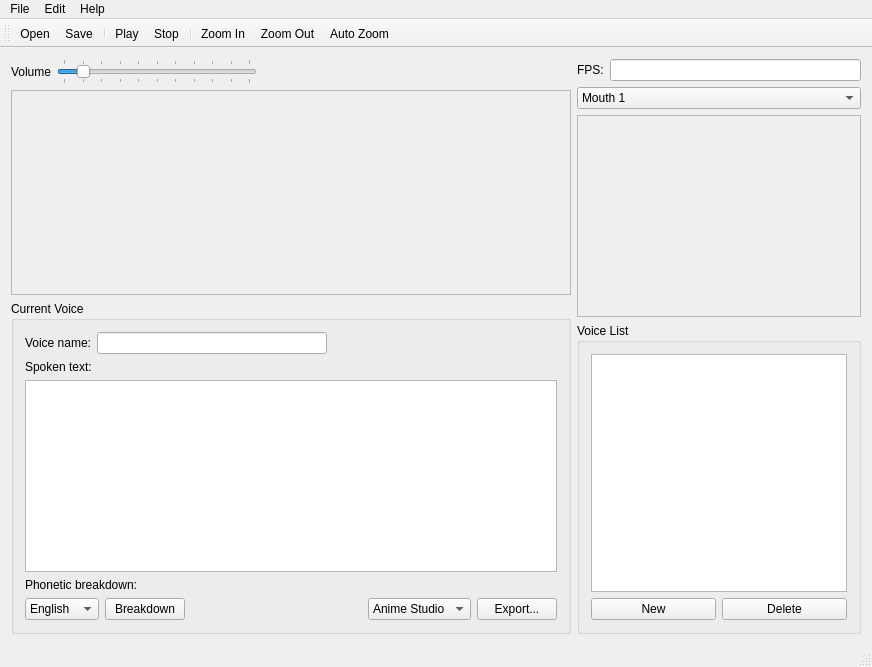
<?xml version="1.0" encoding="UTF-8"?>
<ui version="4.0">
 <class>MainWindow</class>
 <widget class="QMainWindow" name="MainWindow">
  <property name="geometry">
   <rect>
    <x>0</x>
    <y>0</y>
    <width>872</width>
    <height>667</height>
   </rect>
  </property>
  <property name="windowTitle">
   <string>Papagayo</string>
  </property>
  <widget class="QWidget" name="centralWidget">
   <layout class="QHBoxLayout" name="horizontalLayout_6">
    <item>
     <layout class="QVBoxLayout" name="verticalLayout_5">
      <item>
       <layout class="QHBoxLayout" name="horizontalLayout_8">
        <item>
         <widget class="QLabel" name="label_5">
          <property name="text">
           <string>Volume</string>
          </property>
         </widget>
        </item>
        <item>
         <widget class="QSlider" name="volumeSlider">
          <property name="enabled">
           <bool>true</bool>
          </property>
          <property name="sizePolicy">
           <sizepolicy hsizetype="Minimum" vsizetype="Fixed">
            <horstretch>0</horstretch>
            <verstretch>0</verstretch>
           </sizepolicy>
          </property>
          <property name="minimumSize">
           <size>
            <width>200</width>
            <height>0</height>
           </size>
          </property>
          <property name="autoFillBackground">
           <bool>false</bool>
          </property>
          <property name="maximum">
           <number>100</number>
          </property>
          <property name="value">
           <number>10</number>
          </property>
          <property name="orientation">
           <enum>Qt::Horizontal</enum>
          </property>
          <property name="tickPosition">
           <enum>QSlider::TicksBothSides</enum>
          </property>
          <property name="tickInterval">
           <number>10</number>
          </property>
         </widget>
        </item>
        <item>
         <spacer name="horizontalSpacer">
          <property name="orientation">
           <enum>Qt::Horizontal</enum>
          </property>
          <property name="sizeHint" stdset="0">
           <size>
            <width>40</width>
            <height>20</height>
           </size>
          </property>
         </spacer>
        </item>
       </layout>
      </item>
      <item>
       <widget class="QScrollArea" name="scrollArea">
        <property name="verticalScrollBarPolicy">
         <enum>Qt::ScrollBarAsNeeded</enum>
        </property>
        <property name="widgetResizable">
         <bool>true</bool>
        </property>
        <widget class="WaveformView" name="waveformView">
         <property name="geometry">
          <rect>
           <x>0</x>
           <y>0</y>
           <width>560</width>
           <height>171</height>
          </rect>
         </property>
        </widget>
       </widget>
      </item>
      <item>
       <widget class="QGroupBox" name="groupBox_2">
        <property name="sizePolicy">
         <sizepolicy hsizetype="Preferred" vsizetype="Fixed">
          <horstretch>0</horstretch>
          <verstretch>0</verstretch>
         </sizepolicy>
        </property>
        <property name="title">
         <string>Current Voice</string>
        </property>
        <layout class="QVBoxLayout" name="verticalLayout_3">
         <item>
          <layout class="QHBoxLayout" name="horizontalLayout_4">
           <item>
            <widget class="QLabel" name="label_2">
             <property name="text">
              <string>Voice name:</string>
             </property>
             <property name="buddy">
              <cstring>voiceName</cstring>
             </property>
            </widget>
           </item>
           <item>
            <widget class="QLineEdit" name="voiceName"/>
           </item>
           <item>
            <spacer name="horizontalSpacer_4">
             <property name="orientation">
              <enum>Qt::Horizontal</enum>
             </property>
             <property name="sizeHint" stdset="0">
              <size>
               <width>40</width>
               <height>20</height>
              </size>
             </property>
            </spacer>
           </item>
          </layout>
         </item>
         <item>
          <widget class="QLabel" name="label_3">
           <property name="text">
            <string>Spoken text:</string>
           </property>
           <property name="buddy">
            <cstring>voiceText</cstring>
           </property>
          </widget>
         </item>
         <item>
          <widget class="QPlainTextEdit" name="voiceText">
           <property name="sizePolicy">
            <sizepolicy hsizetype="Expanding" vsizetype="Fixed">
             <horstretch>0</horstretch>
             <verstretch>0</verstretch>
            </sizepolicy>
           </property>
          </widget>
         </item>
         <item>
          <widget class="QLabel" name="label_4">
           <property name="text">
            <string>Phonetic breakdown:</string>
           </property>
          </widget>
         </item>
         <item>
          <layout class="QHBoxLayout" name="horizontalLayout_3">
           <item>
            <widget class="QComboBox" name="languageChoice">
             <item>
              <property name="text">
               <string>English</string>
              </property>
             </item>
             <item>
              <property name="text">
               <string>Spanish</string>
              </property>
             </item>
             <item>
              <property name="text">
               <string>Italian</string>
              </property>
             </item>
            </widget>
           </item>
           <item>
            <widget class="QPushButton" name="breakdownButton">
             <property name="text">
              <string>Breakdown</string>
             </property>
            </widget>
           </item>
           <item>
            <spacer name="horizontalSpacer_2">
             <property name="orientation">
              <enum>Qt::Horizontal</enum>
             </property>
             <property name="sizeHint" stdset="0">
              <size>
               <width>40</width>
               <height>20</height>
              </size>
             </property>
            </spacer>
           </item>
           <item>
            <widget class="QComboBox" name="exportChoice">
             <item>
              <property name="text">
               <string>Anime Studio</string>
              </property>
             </item>
            </widget>
           </item>
           <item>
            <widget class="QPushButton" name="exportButton">
             <property name="text">
              <string>Export...</string>
             </property>
            </widget>
           </item>
          </layout>
         </item>
        </layout>
       </widget>
      </item>
     </layout>
    </item>
    <item>
     <layout class="QVBoxLayout" name="verticalLayout">
      <item>
       <layout class="QHBoxLayout" name="horizontalLayout">
        <item>
         <widget class="QLabel" name="label">
          <property name="text">
           <string>FPS:</string>
          </property>
          <property name="buddy">
           <cstring>fpsEdit</cstring>
          </property>
         </widget>
        </item>
        <item>
         <widget class="QLineEdit" name="fpsEdit">
          <property name="sizePolicy">
           <sizepolicy hsizetype="Preferred" vsizetype="Fixed">
            <horstretch>1</horstretch>
            <verstretch>0</verstretch>
           </sizepolicy>
          </property>
         </widget>
        </item>
       </layout>
      </item>
      <item>
       <widget class="QComboBox" name="comboBox">
        <property name="sizePolicy">
         <sizepolicy hsizetype="Preferred" vsizetype="Fixed">
          <horstretch>0</horstretch>
          <verstretch>0</verstretch>
         </sizepolicy>
        </property>
        <property name="minimumSize">
         <size>
          <width>0</width>
          <height>0</height>
         </size>
        </property>
        <property name="maximumSize">
         <size>
          <width>16777215</width>
          <height>16777215</height>
         </size>
        </property>
        <item>
         <property name="text">
          <string>Mouth 1</string>
         </property>
        </item>
        <item>
         <property name="text">
          <string>Mouth 2</string>
         </property>
        </item>
        <item>
         <property name="text">
          <string>Gary C Martin</string>
         </property>
        </item>
        <item>
         <property name="text">
          <string>Preston Blair</string>
         </property>
        </item>
       </widget>
      </item>
      <item>
       <widget class="QFrame" name="frame">
        <property name="sizePolicy">
         <sizepolicy hsizetype="Minimum" vsizetype="Fixed">
          <horstretch>0</horstretch>
          <verstretch>0</verstretch>
         </sizepolicy>
        </property>
        <property name="frameShape">
         <enum>QFrame::StyledPanel</enum>
        </property>
        <property name="frameShadow">
         <enum>QFrame::Raised</enum>
        </property>
        <layout class="QHBoxLayout" name="horizontalLayout_5">
         <property name="leftMargin">
          <number>0</number>
         </property>
         <property name="topMargin">
          <number>0</number>
         </property>
         <property name="rightMargin">
          <number>0</number>
         </property>
         <property name="bottomMargin">
          <number>0</number>
         </property>
         <item>
          <widget class="MouthView" name="mouthView" native="true">
           <property name="sizePolicy">
            <sizepolicy hsizetype="Minimum" vsizetype="Fixed">
             <horstretch>0</horstretch>
             <verstretch>0</verstretch>
            </sizepolicy>
           </property>
           <property name="minimumSize">
            <size>
             <width>200</width>
             <height>200</height>
            </size>
           </property>
           <property name="maximumSize">
            <size>
             <width>16777215</width>
             <height>16777215</height>
            </size>
           </property>
           <property name="styleSheet">
            <string notr="true"/>
           </property>
          </widget>
         </item>
        </layout>
       </widget>
      </item>
      <item>
       <widget class="QGroupBox" name="groupBox">
        <property name="sizePolicy">
         <sizepolicy hsizetype="Preferred" vsizetype="Preferred">
          <horstretch>0</horstretch>
          <verstretch>0</verstretch>
         </sizepolicy>
        </property>
        <property name="title">
         <string>Voice List</string>
        </property>
        <layout class="QVBoxLayout" name="verticalLayout_2">
         <item>
          <widget class="QListWidget" name="voiceList">
           <property name="sizePolicy">
            <sizepolicy hsizetype="Fixed" vsizetype="Expanding">
             <horstretch>0</horstretch>
             <verstretch>0</verstretch>
            </sizepolicy>
           </property>
           <property name="maximumSize">
            <size>
             <width>16777215</width>
             <height>16777215</height>
            </size>
           </property>
           <property name="editTriggers">
            <set>QAbstractItemView::DoubleClicked|QAbstractItemView::EditKeyPressed</set>
           </property>
          </widget>
         </item>
         <item>
          <layout class="QHBoxLayout" name="horizontalLayout_2">
           <item>
            <widget class="QPushButton" name="newVoiceButton">
             <property name="text">
              <string>New</string>
             </property>
            </widget>
           </item>
           <item>
            <widget class="QPushButton" name="deleteVoiceButton">
             <property name="text">
              <string>Delete</string>
             </property>
            </widget>
           </item>
          </layout>
         </item>
        </layout>
       </widget>
      </item>
     </layout>
    </item>
   </layout>
  </widget>
  <widget class="QMenuBar" name="menuBar">
   <property name="geometry">
    <rect>
     <x>0</x>
     <y>0</y>
     <width>872</width>
     <height>21</height>
    </rect>
   </property>
   <widget class="QMenu" name="menuFile">
    <property name="title">
     <string>File</string>
    </property>
    <addaction name="actionOpen"/>
    <addaction name="actionSave"/>
    <addaction name="actionSave_As"/>
   </widget>
   <widget class="QMenu" name="menuEdit">
    <property name="title">
     <string>Edit</string>
    </property>
    <addaction name="actionUndo"/>
    <addaction name="actionCut"/>
    <addaction name="actionCopy"/>
    <addaction name="actionPaste"/>
   </widget>
   <widget class="QMenu" name="menuHelp">
    <property name="title">
     <string>Help</string>
    </property>
    <addaction name="actionAbout_Papagayo"/>
   </widget>
   <addaction name="menuFile"/>
   <addaction name="menuEdit"/>
   <addaction name="menuHelp"/>
  </widget>
  <widget class="QToolBar" name="mainToolBar">
   <property name="movable">
    <bool>true</bool>
   </property>
   <property name="iconSize">
    <size>
     <width>32</width>
     <height>32</height>
    </size>
   </property>
   <property name="toolButtonStyle">
    <enum>Qt::ToolButtonIconOnly</enum>
   </property>
   <property name="floatable">
    <bool>false</bool>
   </property>
   <attribute name="toolBarArea">
    <enum>TopToolBarArea</enum>
   </attribute>
   <attribute name="toolBarBreak">
    <bool>false</bool>
   </attribute>
   <addaction name="actionOpen"/>
   <addaction name="actionSave"/>
   <addaction name="separator"/>
   <addaction name="actionPlay"/>
   <addaction name="actionStop"/>
   <addaction name="separator"/>
   <addaction name="actionZoomIn"/>
   <addaction name="actionZoomOut"/>
   <addaction name="actionAutoZoom"/>
  </widget>
  <widget class="QStatusBar" name="statusBar"/>
  <action name="actionOpen">
   <property name="icon">
    <iconset resource="../rsrc/papagayo.qrc">
     <normaloff>:/images/images/open.png</normaloff>:/images/images/open.png</iconset>
   </property>
   <property name="text">
    <string>Open</string>
   </property>
   <property name="shortcut">
    <string>Ctrl+O</string>
   </property>
  </action>
  <action name="actionSave">
   <property name="icon">
    <iconset resource="../rsrc/papagayo.qrc">
     <normaloff>:/images/images/save.png</normaloff>:/images/images/save.png</iconset>
   </property>
   <property name="text">
    <string>Save</string>
   </property>
   <property name="shortcut">
    <string>Ctrl+S</string>
   </property>
  </action>
  <action name="actionSave_As">
   <property name="text">
    <string>Save As...</string>
   </property>
  </action>
  <action name="actionPlay">
   <property name="icon">
    <iconset resource="../rsrc/papagayo.qrc">
     <normaloff>:/images/images/play.png</normaloff>:/images/images/play.png</iconset>
   </property>
   <property name="text">
    <string>Play</string>
   </property>
   <property name="toolTip">
    <string>Play</string>
   </property>
  </action>
  <action name="actionStop">
   <property name="icon">
    <iconset resource="../rsrc/papagayo.qrc">
     <normaloff>:/images/images/stop.png</normaloff>:/images/images/stop.png</iconset>
   </property>
   <property name="text">
    <string>Stop</string>
   </property>
   <property name="toolTip">
    <string>Stop</string>
   </property>
  </action>
  <action name="actionZoomIn">
   <property name="icon">
    <iconset resource="../rsrc/papagayo.qrc">
     <normaloff>:/images/images/zoom_in.png</normaloff>:/images/images/zoom_in.png</iconset>
   </property>
   <property name="text">
    <string>Zoom In</string>
   </property>
   <property name="toolTip">
    <string>Zoom In</string>
   </property>
  </action>
  <action name="actionZoomOut">
   <property name="icon">
    <iconset resource="../rsrc/papagayo.qrc">
     <normaloff>:/images/images/zoom_out.png</normaloff>:/images/images/zoom_out.png</iconset>
   </property>
   <property name="text">
    <string>Zoom Out</string>
   </property>
   <property name="toolTip">
    <string>Zoom Out</string>
   </property>
  </action>
  <action name="actionAutoZoom">
   <property name="icon">
    <iconset resource="../rsrc/papagayo.qrc">
     <normaloff>:/images/images/zoom_1.png</normaloff>:/images/images/zoom_1.png</iconset>
   </property>
   <property name="text">
    <string>Auto Zoom</string>
   </property>
   <property name="toolTip">
    <string>Auto Zoom</string>
   </property>
  </action>
  <action name="actionUndo">
   <property name="text">
    <string>Undo</string>
   </property>
   <property name="shortcut">
    <string>Ctrl+Z</string>
   </property>
  </action>
  <action name="actionCut">
   <property name="text">
    <string>Cut</string>
   </property>
   <property name="shortcut">
    <string>Ctrl+X</string>
   </property>
  </action>
  <action name="actionCopy">
   <property name="text">
    <string>Copy</string>
   </property>
   <property name="shortcut">
    <string>Ctrl+C</string>
   </property>
  </action>
  <action name="actionPaste">
   <property name="text">
    <string>Paste</string>
   </property>
   <property name="shortcut">
    <string>Ctrl+V</string>
   </property>
  </action>
  <action name="actionAbout_Papagayo">
   <property name="text">
    <string>About Papagayo</string>
   </property>
   <property name="toolTip">
    <string>About Papagayo</string>
   </property>
  </action>
 </widget>
 <layoutdefault spacing="6" margin="11"/>
 <customwidgets>
  <customwidget>
   <class>WaveformView</class>
   <extends>QWidget</extends>
   <header>waveformview.h</header>
   <container>1</container>
   <slots>
    <slot>onZoomIn()</slot>
    <slot>onZoomOut()</slot>
    <slot>onAutoZoom()</slot>
   </slots>
  </customwidget>
  <customwidget>
   <class>MouthView</class>
   <extends>QWidget</extends>
   <header>mouthview.h</header>
   <container>1</container>
   <slots>
    <slot>onMouthChanged(int)</slot>
   </slots>
  </customwidget>
 </customwidgets>
 <resources>
  <include location="../rsrc/papagayo.qrc"/>
 </resources>
 <connections>
  <connection>
   <sender>actionOpen</sender>
   <signal>triggered()</signal>
   <receiver>MainWindow</receiver>
   <slot>onFileOpen()</slot>
   <hints>
    <hint type="sourcelabel">
     <x>-1</x>
     <y>-1</y>
    </hint>
    <hint type="destinationlabel">
     <x>429</x>
     <y>334</y>
    </hint>
   </hints>
  </connection>
  <connection>
   <sender>actionPlay</sender>
   <signal>triggered()</signal>
   <receiver>MainWindow</receiver>
   <slot>onPlay()</slot>
   <hints>
    <hint type="sourcelabel">
     <x>-1</x>
     <y>-1</y>
    </hint>
    <hint type="destinationlabel">
     <x>429</x>
     <y>334</y>
    </hint>
   </hints>
  </connection>
  <connection>
   <sender>actionStop</sender>
   <signal>triggered()</signal>
   <receiver>MainWindow</receiver>
   <slot>onStop()</slot>
   <hints>
    <hint type="sourcelabel">
     <x>-1</x>
     <y>-1</y>
    </hint>
    <hint type="destinationlabel">
     <x>429</x>
     <y>334</y>
    </hint>
   </hints>
  </connection>
  <connection>
   <sender>newVoiceButton</sender>
   <signal>clicked()</signal>
   <receiver>MainWindow</receiver>
   <slot>onNewVoice()</slot>
   <hints>
    <hint type="sourcelabel">
     <x>712</x>
     <y>617</y>
    </hint>
    <hint type="destinationlabel">
     <x>912</x>
     <y>581</y>
    </hint>
   </hints>
  </connection>
  <connection>
   <sender>deleteVoiceButton</sender>
   <signal>clicked()</signal>
   <receiver>MainWindow</receiver>
   <slot>onDeleteVoice()</slot>
   <hints>
    <hint type="sourcelabel">
     <x>841</x>
     <y>617</y>
    </hint>
    <hint type="destinationlabel">
     <x>909</x>
     <y>680</y>
    </hint>
   </hints>
  </connection>
  <connection>
   <sender>voiceName</sender>
   <signal>textChanged(QString)</signal>
   <receiver>MainWindow</receiver>
   <slot>onVoiceNameChanged()</slot>
   <hints>
    <hint type="sourcelabel">
     <x>322</x>
     <y>324</y>
    </hint>
    <hint type="destinationlabel">
     <x>897</x>
     <y>440</y>
    </hint>
   </hints>
  </connection>
  <connection>
   <sender>voiceText</sender>
   <signal>textChanged()</signal>
   <receiver>MainWindow</receiver>
   <slot>onVoiceTextChanged()</slot>
   <hints>
    <hint type="sourcelabel">
     <x>541</x>
     <y>551</y>
    </hint>
    <hint type="destinationlabel">
     <x>892</x>
     <y>506</y>
    </hint>
   </hints>
  </connection>
  <connection>
   <sender>voiceList</sender>
   <signal>itemClicked(QListWidgetItem*)</signal>
   <receiver>MainWindow</receiver>
   <slot>onVoiceSelected(QListWidgetItem*)</slot>
   <hints>
    <hint type="sourcelabel">
     <x>704</x>
     <y>396</y>
    </hint>
    <hint type="destinationlabel">
     <x>900</x>
     <y>353</y>
    </hint>
   </hints>
  </connection>
  <connection>
   <sender>voiceList</sender>
   <signal>itemChanged(QListWidgetItem*)</signal>
   <receiver>MainWindow</receiver>
   <slot>onVoiceItemChanged(QListWidgetItem*)</slot>
   <hints>
    <hint type="sourcelabel">
     <x>780</x>
     <y>401</y>
    </hint>
    <hint type="destinationlabel">
     <x>916</x>
     <y>391</y>
    </hint>
   </hints>
  </connection>
  <connection>
   <sender>breakdownButton</sender>
   <signal>clicked()</signal>
   <receiver>MainWindow</receiver>
   <slot>onBreakdown()</slot>
   <hints>
    <hint type="sourcelabel">
     <x>199</x>
     <y>622</y>
    </hint>
    <hint type="destinationlabel">
     <x>910</x>
     <y>279</y>
    </hint>
   </hints>
  </connection>
  <connection>
   <sender>comboBox</sender>
   <signal>activated(int)</signal>
   <receiver>mouthView</receiver>
   <slot>onMouthChanged(int)</slot>
   <hints>
    <hint type="sourcelabel">
     <x>654</x>
     <y>121</y>
    </hint>
    <hint type="destinationlabel">
     <x>659</x>
     <y>199</y>
    </hint>
   </hints>
  </connection>
  <connection>
   <sender>actionSave</sender>
   <signal>triggered()</signal>
   <receiver>MainWindow</receiver>
   <slot>onFileSave()</slot>
   <hints>
    <hint type="sourcelabel">
     <x>-1</x>
     <y>-1</y>
    </hint>
    <hint type="destinationlabel">
     <x>435</x>
     <y>333</y>
    </hint>
   </hints>
  </connection>
  <connection>
   <sender>actionSave_As</sender>
   <signal>triggered()</signal>
   <receiver>MainWindow</receiver>
   <slot>onFileSaveAs()</slot>
   <hints>
    <hint type="sourcelabel">
     <x>-1</x>
     <y>-1</y>
    </hint>
    <hint type="destinationlabel">
     <x>435</x>
     <y>333</y>
    </hint>
   </hints>
  </connection>
  <connection>
   <sender>exportButton</sender>
   <signal>clicked()</signal>
   <receiver>MainWindow</receiver>
   <slot>onExport()</slot>
   <hints>
    <hint type="sourcelabel">
     <x>495</x>
     <y>600</y>
    </hint>
    <hint type="destinationlabel">
     <x>564</x>
     <y>593</y>
    </hint>
   </hints>
  </connection>
  <connection>
   <sender>actionAbout_Papagayo</sender>
   <signal>triggered()</signal>
   <receiver>MainWindow</receiver>
   <slot>onHelpAboutPapagayo()</slot>
   <hints>
    <hint type="sourcelabel">
     <x>-1</x>
     <y>-1</y>
    </hint>
    <hint type="destinationlabel">
     <x>435</x>
     <y>333</y>
    </hint>
   </hints>
  </connection>
  <connection>
   <sender>volumeSlider</sender>
   <signal>valueChanged(int)</signal>
   <receiver>MainWindow</receiver>
   <slot>onVolumeChange(int)</slot>
   <hints>
    <hint type="sourcelabel">
     <x>190</x>
     <y>94</y>
    </hint>
    <hint type="destinationlabel">
     <x>435</x>
     <y>333</y>
    </hint>
   </hints>
  </connection>
 </connections>
 <slots>
  <slot>onFileOpen()</slot>
  <slot>onFileSave()</slot>
  <slot>onFileSaveAs()</slot>
  <slot>onPlay()</slot>
  <slot>onStop()</slot>
  <slot>onNewVoice()</slot>
  <slot>onDeleteVoice()</slot>
  <slot>onVoiceSelected(QListWidgetItem*)</slot>
  <slot>onVoiceNameChanged()</slot>
  <slot>onVoiceTextChanged()</slot>
  <slot>onVoiceItemChanged(QListWidgetItem*)</slot>
  <slot>onBreakdown()</slot>
  <slot>onExport()</slot>
  <slot>onHelpAboutPapagayo()</slot>
  <slot>onVolumeChange(int)</slot>
 </slots>
</ui>
